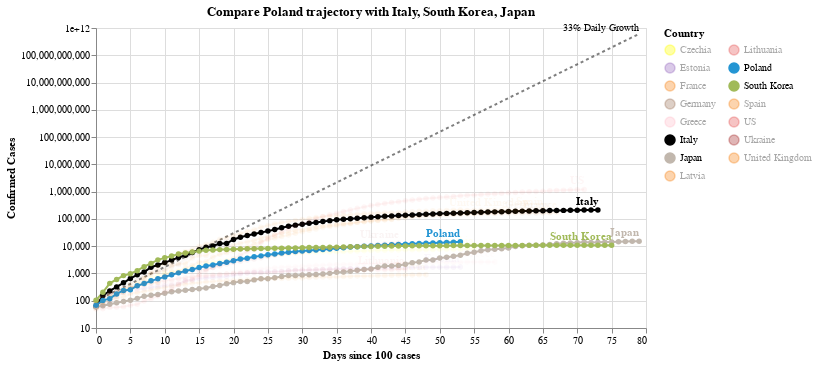

Source (notebook cell):
### Code cell
#hide_input
chart3 = make_since_chart(['Poland'])
chart3

### Figure 1 — Vega-Lite specification as saved in the notebook (floating-point values rounded to 4 significant figures; data arrays with more than 128 entries replaced by an {"elided": "..."} marker saying what was removed)
{"config": {"view": {"continuousWidth": 400, "continuousHeight": 300}}, "layer": [{"mark": {"type": "line", "color": "black", "opacity": 0.5, "strokeDash": [3, 3]}, "encoding": {"x": {"type": "quantitative", "field": "Days since 100 cases"}, "y": {"type": "quantitative", "field": "Confirmed Cases"}}}, {"mark": {"type": "text", "align": "right", "dy": -6, "fontSize": 10, "text": "33% Daily Growth"}, "encoding": {"x": {"type": "quantitative", "field": "Days since 100 cases"}, "y": {"type": "quantitative", "field": "Confirmed Cases"}}, "transform": [{"filter": "(datum['Days since 100 cases'] >= 79)"}]}, {"data": {"name": "data-643482c7be68db9acca882f397d99325"}, "mark": {"type": "line", "point": true}, "encoding": {"color": {"type": "nominal", "field": "Country", "legend": {"columns": 2}, "scale": {"domain": ["Czechia", "Estonia", "France", "Germany", "Greece", "Italy", "Japan", "Latvia", "Lithuania", "Poland", "South Korea", "Spain", "US", "Ukraine", "United Kingdom"], "range": ["yellow", "#9467bd", "#F58518", "#9D755D", "pink", "black", "#C1B7AD", "#F58518", "#E45756", "#2495D3", "#A1BA59", "#F58518", "#E45756", "brown", "#F58518"]}}, "opacity": {"condition": {"value": 1, "selection": "selector001"}, "value": 0.05}, "tooltip": [{"type": "nominal", "field": "Country"}, {"type": "temporal", "field": "Date"}, {"type": "quantitative", "field": "Confirmed Cases"}, {"type": "quantitative", "field": "Days since 100 cases"}], "x": {"type": "quantitative", "field": "Days since 100 cases"}, "y": {"type": "quantitative", "field": "Confirmed Cases", "scale": {"type": "log"}}}, "selection": {"selector001": {"type": "multi", "fields": ["Country"], "bind": "legend", "init": [{"Country": "Poland"}, {"Country": "Italy"}, {"Country": "South Korea"}, {"Country": "Japan"}]}}, "width": 550}, {"data": {"name": "data-643482c7be68db9acca882f397d99325"}, "mark": {"type": "text", "align": "right", "dy": -8, "fontWeight": "bold"}, "encoding": {"color": {"type": "nominal", "field": "Country", "legend": {"columns": 2}, "scale": {"domain": ["Czechia", "Estonia", "France", "Germany", "Greece", "Italy", "Japan", "Latvia", "Lithuania", "Poland", "South Korea", "Spain", "US", "Ukraine", "United Kingdom"], "range": ["yellow", "#9467bd", "#F58518", "#9D755D", "pink", "black", "#C1B7AD", "#F58518", "#E45756", "#2495D3", "#A1BA59", "#F58518", "#E45756", "brown", "#F58518"]}}, "opacity": {"condition": {"value": 1, "selection": "selector001"}, "value": 0.05}, "text": {"type": "nominal", "field": "Country"}, "tooltip": [{"type": "nominal", "field": "Country"}, {"type": "temporal", "field": "Date"}, {"type": "quantitative", "field": "Confirmed Cases"}, {"type": "quantitative", "field": "Days since 100 cases"}], "x": {"type": "quantitative", "field": "Days since 100 cases"}, "y": {"type": "quantitative", "field": "Confirmed Cases", "scale": {"type": "log"}}}, "transform": [{"filter": "(datum['Date'] >= 1588636800000)"}], "width": 550}], "data": {"name": "data-a6e83c9812dd08555e0a65855a70ab45"}, "title": "Compare Poland trajectory with Italy, South Korea, Japan", "$schema": "https://vega.github.io/schema/vega-lite/v4.0.2.json", "datasets": {"data-a6e83c9812dd08555e0a65855a70ab45": [{"Days since 100 cases": 0, "Confirmed Cases": 100.0}, {"Days since 100 cases": 1, "Confirmed Cases": 133.0}, {"Days since 100 cases": 2, "Confirmed Cases": 176.9}, {"Days since 100 cases": 3, "Confirmed Cases": 235.3}, {"Days since 100 cases": 4, "Confirmed Cases": 312.9}, {"Days since 100 cases": 5, "Confirmed Cases": 416.2}, {"Days since 100 cases": 6, "Confirmed Cases": 553.5}, {"Days since 100 cases": 7, "Confirmed Cases": 736.1}, {"Days since 100 cases": 8, "Confirmed Cases": 979.1}, {"Days since 100 cases": 9, "Confirmed Cases": 1302.0}, {"Days since 100 cases": 10, "Confirmed Cases": 1732.0}, {"Days since 100 cases": 11, "Confirmed Cases": 2303.0}, {"Days since 100 cases": 12, "Confirmed Cases": 3064.0}, {"Days since 100 cases": 13, "Confirmed Cases": 4074.0}, {"Days since 100 cases": 14, "Confirmed Cases": 5419.0}, {"Days since 100 cases": 15, "Confirmed Cases": 7207.0}, {"Days since 100 cases": 16, "Confirmed Cases": 9586.0}, {"Days since 100 cases": 17, "Confirmed Cases": 12750.0}, {"Days since 100 cases": 18, "Confirmed Cases": 16960.0}, {"Days since 100 cases": 19, "Confirmed Cases": 22550.0}, {"Days since 100 cases": 20, "Confirmed Cases": 29990.0}, {"Days since 100 cases": 21, "Confirmed Cases": 39890.0}, {"Days since 100 cases": 22, "Confirmed Cases": 53060.0}, {"Days since 100 cases": 23, "Confirmed Cases": 70560.0}, {"Days since 100 cases": 24, "Confirmed Cases": 93850.0}, {"Days since 100 cases": 25, "Confirmed Cases": 124800.0}, {"Days since 100 cases": 26, "Confirmed Cases": 166000.0}, {"Days since 100 cases": 27, "Confirmed Cases": 220800.0}, {"Days since 100 cases": 28, "Confirmed Cases": 293700.0}, {"Days since 100 cases": 29, "Confirmed Cases": 390600.0}, {"Days since 100 cases": 30, "Confirmed Cases": 519500.0}, {"Days since 100 cases": 31, "Confirmed Cases": 690900.0}, {"Days since 100 cases": 32, "Confirmed Cases": 918900.0}, {"Days since 100 cases": 33, "Confirmed Cases": 1222000.0}, {"Days since 100 cases": 34, "Confirmed Cases": 1625000.0}, {"Days since 100 cases": 35, "Confirmed Cases": 2162000.0}, {"Days since 100 cases": 36, "Confirmed Cases": 2875000.0}, {"Days since 100 cases": 37, "Confirmed Cases": 3824000.0}, {"Days since 100 cases": 38, "Confirmed Cases": 5086000.0}, {"Days since 100 cases": 39, "Confirmed Cases": 6764000.0}, {"Days since 100 cases": 40, "Confirmed Cases": 8996000.0}, {"Days since 100 cases": 41, "Confirmed Cases": 11970000.0}, {"Days since 100 cases": 42, "Confirmed Cases": 15910000.0}, {"Days since 100 cases": 43, "Confirmed Cases": 21170000.0}, {"Days since 100 cases": 44, "Confirmed Cases": 28150000.0}, {"Days since 100 cases": 45, "Confirmed Cases": 37440000.0}, {"Days since 100 cases": 46, "Confirmed Cases": 49790000.0}, {"Days since 100 cases": 47, "Confirmed Cases": 66230000.0}, {"Days since 100 cases": 48, "Confirmed Cases": 88080000.0}, {"Days since 100 cases": 49, "Confirmed Cases": 117100000.0}, {"Days since 100 cases": 50, "Confirmed Cases": 155800000.0}, {"Days since 100 cases": 51, "Confirmed Cases": 207200000.0}, {"Days since 100 cases": 52, "Confirmed Cases": 275600000.0}, {"Days since 100 cases": 53, "Confirmed Cases": 366600000.0}, {"Days since 100 cases": 54, "Confirmed Cases": 487500000.0}, {"Days since 100 cases": 55, "Confirmed Cases": 648400000.0}, {"Days since 100 cases": 56, "Confirmed Cases": 862400000.0}, {"Days since 100 cases": 57, "Confirmed Cases": 1147000000.0}, {"Days since 100 cases": 58, "Confirmed Cases": 1525000000.0}, {"Days since 100 cases": 59, "Confirmed Cases": 2029000000.0}, {"Days since 100 cases": 60, "Confirmed Cases": 2698000000.0}, {"Days since 100 cases": 61, "Confirmed Cases": 3589000000.0}, {"Days since 100 cases": 62, "Confirmed Cases": 4773000000.0}, {"Days since 100 cases": 63, "Confirmed Cases": 6348000000.0}, {"Days since 100 cases": 64, "Confirmed Cases": 8443000000.0}, {"Days since 100 cases": 65, "Confirmed Cases": 11230000000.0}, {"Days since 100 cases": 66, "Confirmed Cases": 14940000000.0}, {"Days since 100 cases": 67, "Confirmed Cases": 19860000000.0}, {"Days since 100 cases": 68, "Confirmed Cases": 26420000000.0}, {"Days since 100 cases": 69, "Confirmed Cases": 35140000000.0}, {"Days since 100 cases": 70, "Confirmed Cases": 46730000000.0}, {"Days since 100 cases": 71, "Confirmed Cases": 62150000000.0}, {"Days since 100 cases": 72, "Confirmed Cases": 82660000000.0}, {"Days since 100 cases": 73, "Confirmed Cases": 109900000000.0}, {"Days since 100 cases": 74, "Confirmed Cases": 146200000000.0}, {"Days since 100 cases": 75, "Confirmed Cases": 194500000000.0}, {"Days since 100 cases": 76, "Confirmed Cases": 258700000000.0}, {"Days since 100 cases": 77, "Confirmed Cases": 344000000000.0}, {"Days since 100 cases": 78, "Confirmed Cases": 457500000000.0}, {"Days since 100 cases": 79, "Confirmed Cases": 608500000000.0}], "data-643482c7be68db9acca882f397d99325": {"elided": "930 records"}}}
